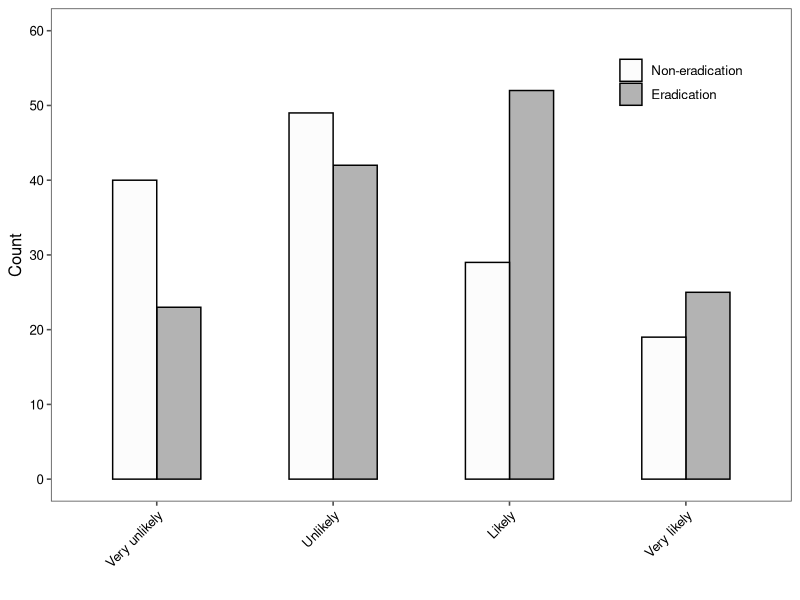

Generate this figure with R:
## ---- chunk 1
library(tidyverse)
library(dplyr)
library(ggplot2)
library(ggthemes)

expert = read.table(file="Data/drolet.csv", header=T, sep=",")

# I changed the names of the columns in the .xlsx file that was downloaded so they would be less unwieldy; they showed as multiple words with dots between them when I imported them previously. I would like to convert a column that had 0s and 1s into the description of the variable, which had been included in the column title by the researchers. 
expert$Outcome <- as.character(expert$Outcome)
expert$Outcome[which(expert$Outcome=="0")] <- "Non-eradication"
expert$Outcome[which(expert$Outcome=="1")] <- "Eradication"

# I am grouping by two variables so that they both show up in the summary.            
expertdata = expert %>%
  select(Prediction, Outcome) %>%
  group_by(Prediction, Outcome) %>%
  summarize(TotalNumber=n())

expertdata$Outcome <-factor(expertdata$Outcome, levels=c("Non-eradication", "Eradication"))

expertdata$Prediction <- factor(expertdata$Prediction, levels=c("Very unlikely", "Unlikely", "Likely", "Very likely"))

p <- ggplot(data=expertdata, 
       aes(x=expertdata$Prediction, y=expertdata$TotalNumber, fill=factor(Outcome))) +   geom_bar(position="dodge", stat="identity", width=0.5, color="black") +
  ylab("Count") +
  xlab("") +
  scale_y_continuous(breaks = c(0,10,20,30,40,50,60), limits=c(0,60)) +
  scale_x_discrete(labels=c("Very unlikely", "Unlikely", "Likely", "Very likely")) +
  theme_few() + scale_fill_grey(start=0.99, end=0.7) +
  theme(legend.position="top", legend.title= element_blank()) +
  theme(axis.text.x = element_text(colour="black", angle = 45, vjust = 1, hjust=1)) +
  theme(axis.text.y = element_text(colour="black")) + 
  theme(legend.position = c(.85, .85)) +
  guides(fill=guide_legend(nrow=2,byrow=TRUE)) 

print(p)

# Neither annotate() or geom_text() seemed to work with putting the "B" in the top left corner. I tried annotating it, but it accepted an x value, so I was forced to put in "Very unlikely." This made the B appear far more to the right than I wanted.
# Additionally, I could not find a legend key shape that matched what the researchers had, so I left that argument out.
